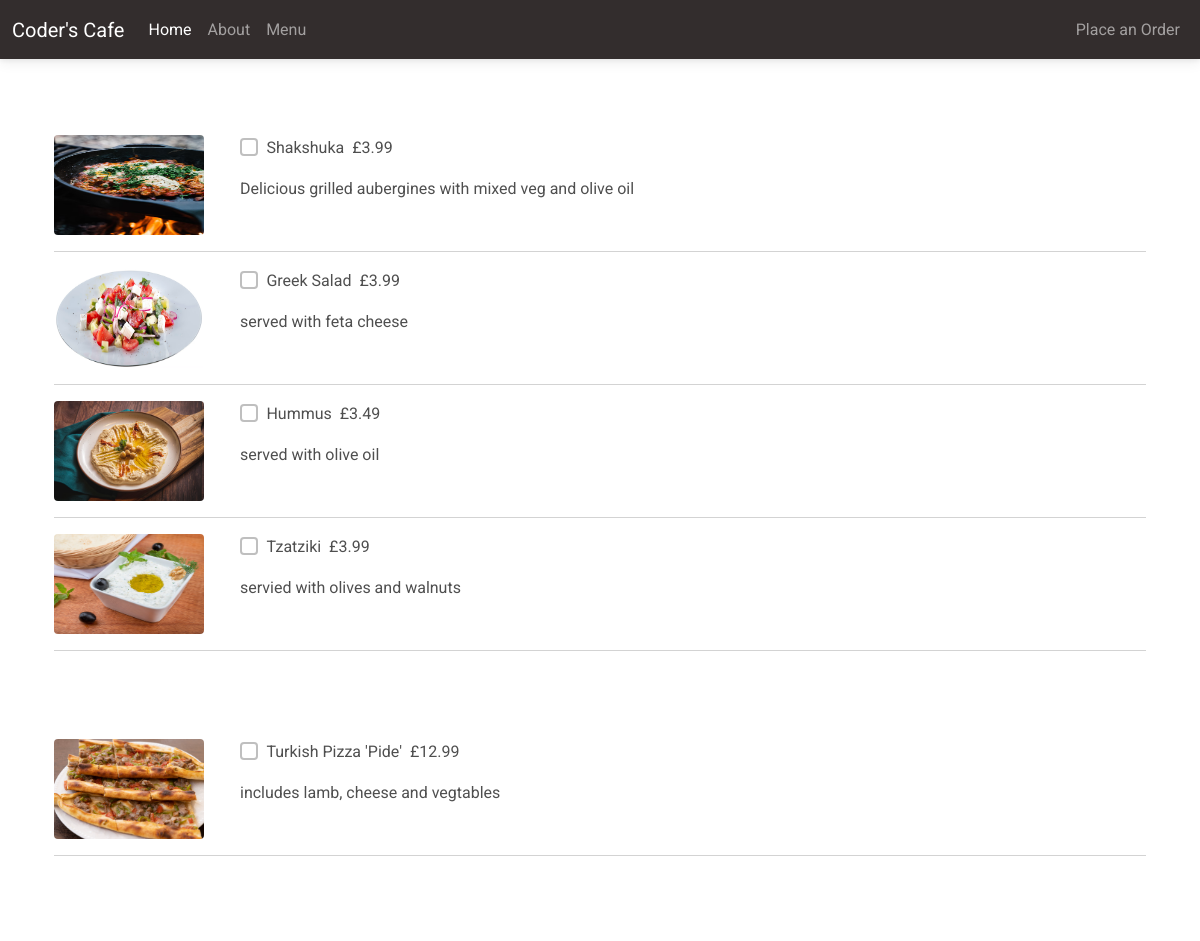
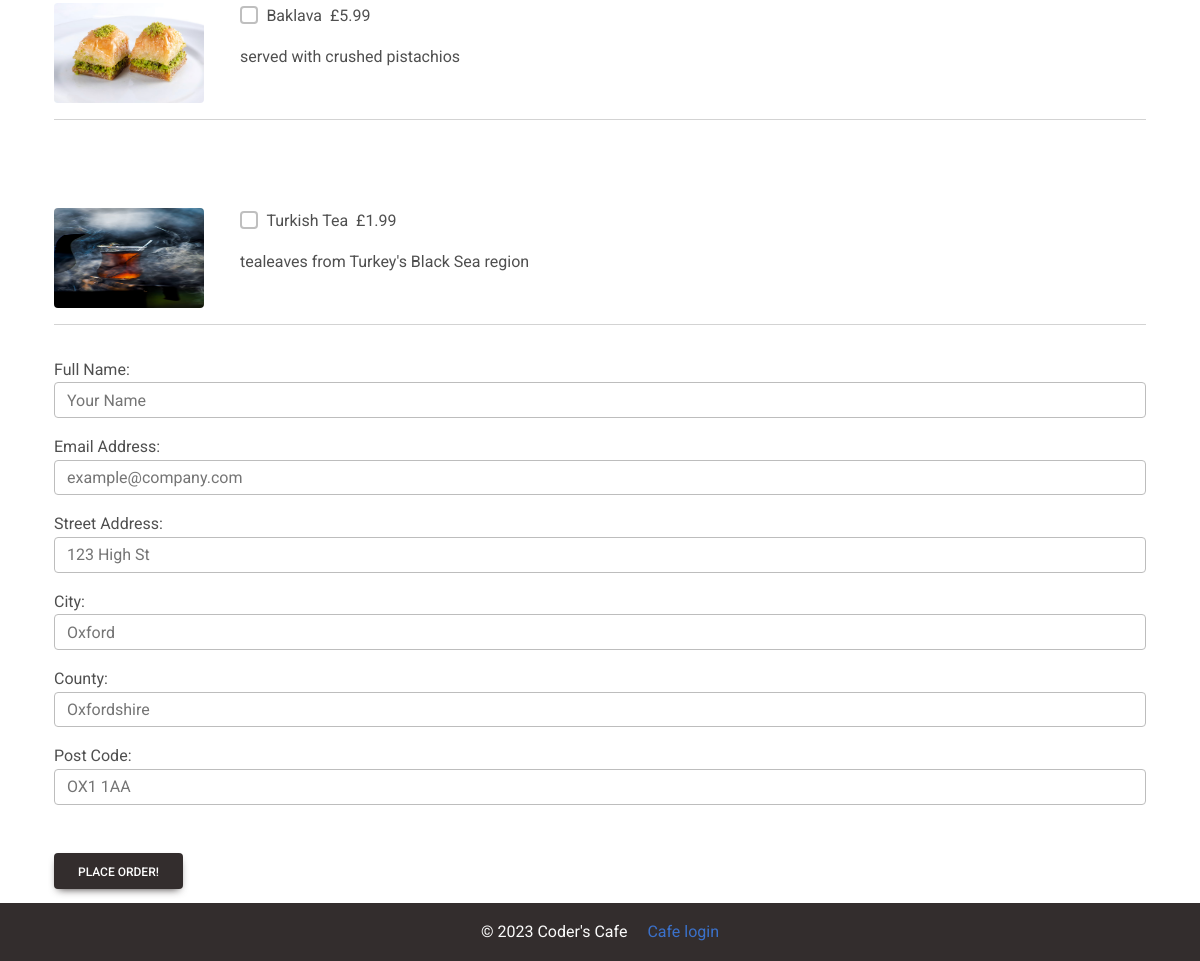
The page /order/ on the database its author committed (2 pictures, top to bottom).
### customer/models.py (models this page shows, shortened)
class MenuItem(models.Model):
    name = models.CharField(max_length=100)
    description = models.TextField()
    image = models.ImageField(upload_to='menu_images/')
    price = models.DecimalField(max_digits=5, decimal_places=2)
    category = models.ManyToManyField('Category', related_name='item')

### customer/views.py (the view, shortened to what this page needs)
# urls.py: path('order/', Order.as_view(), name='order'),
class Order(View):
    def get(self, request, *args, **kwargs):
        starters = MenuItem.objects.filter(category__name__contains='Starter')
        mains = MenuItem.objects.filter(category__name__contains='Main')
        desserts = MenuItem.objects.filter(category__name__contains='Dessert')
        drinks = MenuItem.objects.filter(category__name__contains='Drinks')
        context = {
            'starters': starters,
            'mains': mains,
            'desserts': desserts,
            'drinks': drinks,
        }
        return render(request, 'customer/order.html', context)

### customer/templates/customer/order.html (shortened to what this page needs)
{% extends 'customer/base.html' %}
{% block content %}
<div class="container mb-5">
    <div class="row justify-content-center mt-1">
        <div class="col-md-12 col-sm-12 p-4">
            <form method="POST">
                <div class="pt-5">
                    {% for starter in starters %}
                    <div class="row">
                        <div class="col-md-2 col-sm-12">
                            <img class="rounded" src="{{ starter.image.url }}" width="150" height="100"/>
                        </div>
                        <div class="col-md-8 col-sm-12">
                            <div class="d-flex flex-row">
                                <div class="form-group form-check">
                                    <input type="checkbox" name="items[]" class="form-check-input" value="{{ starter.pk }}">
                                    <label class="form-check-label">{{ starter.name }}</label>
                                </div>
                                <p class="font-weight-bold pl-5">&nbsp; £{{ starter.price }}</p>
                            </div>
                            <p>{{ starter.description }}</p>
                        </div>
                    </div>
                    <hr />
                {% endfor %}
                </div>
                <div class="pt-5">
                    {% for main in mains %}
                    <div class="row mt-4">
                        <div class="col-md-2 col-sm-12">
                            <img class="rounded" src="{{ main.image.url }}" width="150" height="100"/>
                        </div>
                        <div class="col-md-8 col-sm-12">
                            <div class="d-flex flex-row">
                                <div class="form-group form-check">
                                    <input type="checkbox" name="items[]" class="form-check-input" value="{{ main.pk }}">
                                    <label class="form-check-label">{{ main.name }}</label>
                                </div>
                                <p class="font-weight-bold pl-5">&nbsp; £{{ main.price }}</p>
                            </div>
                            <p>{{ main.description }}</p>
                        </div>
                    </div>
                    <hr />
                    {% endfor %}
                </div>
                <div class="pt-5">
                    {% for dessert in desserts %}
                    <div class="row mt-4">
                        <div class="col-md-2 col-sm-12">
                            <img class="rounded" src="{{ dessert.image.url }}" width="150" height="100"/>
                        </div>
                        <div class="col-md-8 col-sm-12">
                            <div class="d-flex flex-row">
                                <div class="form-group form-check">
                                    <input type="checkbox" name="items[]" class="form-check-input" value="{{ dessert.pk }}">
                                    <label class="form-check-label">{{ dessert.name }}</label>
                                </div>
                                <p class="font-weight-bold pl-5">&nbsp; £{{ dessert.price }}</p>
                            </div>
                            <p>{{ dessert.description }}</p>
                        </div>
                    </div>
                    <hr />
                    {% endfor %}
                </div>
                <div class="pt-5">
                    {% for drinks in drinks %}
                    <div class="row mt-4">
                        <div class="col-md-2 col-sm-12">
                            <img class="rounded" src="{{ drinks.image.url }}" width="150" height="100"/>
                        </div>
                        <div class="col-md-8 col-sm-12">
                            <div class="d-flex flex-row">
                                <div class="form-group form-check">
                                    <input type="checkbox" name="items[]" class="form-check-input" value="{{ drinks.pk }}">
                                    <label class="form-check-label">{{ drinks.name }}</label>
                                </div>
                                <p class="font-weight-bold pl-5">&nbsp; £{{ drinks.price }}</p>
                            </div>
                            <p>{{ drinks.description }}</p>
                        </div>
                    </div>
                    <hr />
                    {% endfor %}
                </div>
                <div class="form-group pt-3">
                    <label for="name">Full Name: </label>
                    <input required class="form-control" type="text" placeholder="Your Name" name="name" />
                </div>
                <div class="form-group pt-3">
                    <label for="name">Email Address: </label>
                    <input required class="form-control" type="text" placeholder="example@company.com" name="email" />
                </div>
                <div class="form-group pt-3">
                    <label for="name">Street Address: </label>
                    <input required class="form-control" type="text" placeholder="123 High St" name="street" />
                </div>
                <div class="form-group pt-3">
                    <label for="name">City: </label>
                    <input required class="form-control" type="text" placeholder="Oxford" name="city" />
                </div>
                <div class="form-group pt-3">
                    <label for="name">County: </label>
                    <input required class="form-control" type="text" placeholder="Oxfordshire" name="county" />
                </div>
                <div class="form-group pt-3">
                    <label for="name">Post Code: </label>
                    <input required class="form-control" type="text" placeholder="OX1 1AA" name="postcode" />
                </div>
                <button class="btn btn-dark mt-5">Place Order!</button>
            </form>
        </div>
    </div>
</div>
{% endblock content %}

### customer/templates/customer/base.html (shortened to what this page needs)
<!DOCTYPE html>
<html lang="en">
<head>
    <link href="https://cdnjs.cloudflare.com/ajax/libs/font-awesome/6.0.0/css/all.min.css" rel="stylesheet" />
    <link href="https://cdnjs.cloudflare.com/ajax/libs/mdb-ui-kit/6.2.0/mdb.min.css" rel="stylesheet" />
</head>
<body>
    {% include 'customer/navigation.html' %}
    {% block content %}
    {% endblock content %}
    {% include 'customer/footer.html' %}
</body>
</html>

### customer/templates/customer/navigation.html (shortened to what this page needs)
<nav class="navbar navbar-expand-lg navbar-dark bg-dark">
    <div class="container-fluid">
        <a class="navbar-brand" href="{% url 'index' %}">Coder's Cafe</a>
        <div class="collapse navbar-collapse" id="navbarNav">
            <ul class="navbar-nav me-auto">
                <li class="nav-item">
                    <a class="nav-link active" aria-current="page" href="{% url 'index' %}">Home</a>
                </li>
                <li class="nav-item">
                    <a class="nav-link" href="{% url 'about' %}">About</a>
                </li>
                <li class="nav-item">
                    <a class="nav-link" href="#">Menu</a>
                </li>
            </ul>
            <ul class="navbar-nav">
                <li class="nav-item">
                    <a class="nav-link" href="{% url 'order' %}">Place an Order</a>
                </li>
            </ul>
        </div>
    </div>
</nav>

### customer/templates/customer/footer.html
<footer class="page-footer font-small fixed-bottom bg-dark text-light">
    <div class="footer-copyright text-center py-3">&copy; 2023 Coder's Cafe
        <a class="ms-3" href="#">Cafe login</a>
    </div>
</footer>

### rows shown on the page
MenuItem: image (picture), name "Shakshuka", price "3.99", description "Delicious grilled aubergines with mixed veg and olive oil"
MenuItem: image (picture), name "Greek Salad", price "3.99", description "served with feta cheese"
MenuItem: image (picture), name "Hummus", price "3.49", description "served with olive oil"
MenuItem: image (picture), name "Tzatziki", price "3.99", description "servied with olives and walnuts"
MenuItem: image (picture), name "Turkish Pizza 'Pide'", price "12.99", description "includes lamb, cheese and vegtables"
MenuItem: image (picture), name "Baklava", price "5.99", description "served with crushed pistachios"
MenuItem: image (picture), name "Turkish Tea", price "1.99", description "tealeaves from Turkey's Black Sea region"
